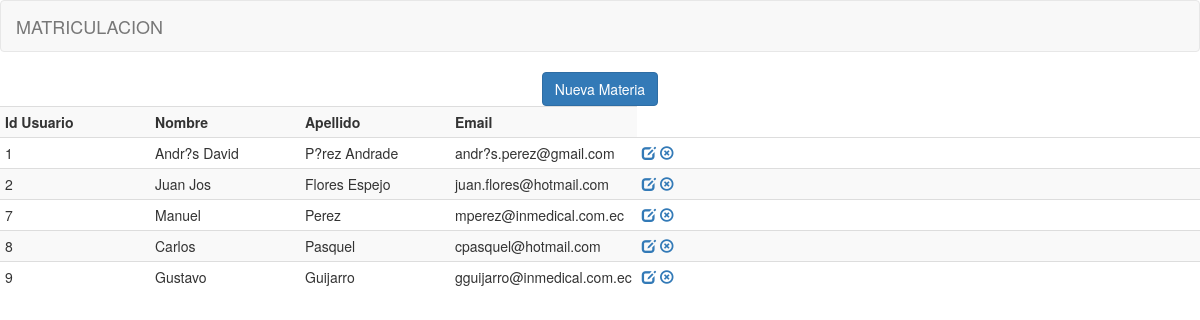
The app's page /pantallas/principal.php (signed in) with its own data.
### tables this page shows
CREATE TABLE IF NOT EXISTS `estudiante` (
`id_estudiante` int(11) NOT NULL,
  `nombres` varchar(50) NOT NULL,
  `apellidos` varchar(50) NOT NULL,
  `email` varchar(100) NOT NULL,
  `contrasena` varchar(256) NOT NULL
);

### pantallas/principal.php (the view, shortened to what this page needs)
<?php
  if (isset($_SESSION['ingreso']) && $_SESSION['ingreso']=='YES')
  {?>
    <!DOCTYPE html>
<html lang="en">
<head>
    <link rel="stylesheet" href="../Resources/css/bootstrap.min.css">
</head>
<body>
<nav class="navbar navbar-default">
        <div class="navbar-header">
            <a href="#" class="navbar-brand">MATRICULACION</a>
        </div>
        <div class="collapse navbar-collapse navbar-ex1-collapse">
            <ul class="nav navbar-nav navbar-right">
                <li><a href="javascript: void(0)" class="dropdown-toggle" data-toggle="dropdown"><?php echo $_SESSION['nombre']; ?></a>
                </li>
            </ul>
        </div>
    </nav>
   <section>
    <table border="0" align="center">
        <tr>
            <td width="100"><button id="nuevo-producto" class="btn btn-primary">Nueva Materia</button></td>
        </tr>
    </table>
    </section>
    <div class="registros" id="agrega-registros">
        <table class="table table-striped table-condensed table-hover">
            <tr>
                <th width="150">Id Usuario</th>
                <th width="150">Nombre</th>
                <th width="150">Apellido</th>
                <th width="150">Email</th>
            </tr>
            <?php
                    $registro = mysql_query("SELECT * FROM estudiante ORDER BY id_estudiante ASC");
                    while($registro2 = mysql_fetch_array($registro)){
                        echo '<tr>
                                <td>'.$registro2['id_estudiante'].'</td>
                                <td>'.$registro2['nombres'].'</td>
                                <td>'.$registro2['apellidos'].'</td>
                                <td>'.$registro2['email'].'</td>
                                <td><a href="javascript:edita_usuario('.$registro2['id_estudiante'].');" class="glyphicon glyphicon-edit"></a>
                                <a href="javascript:elimina_usuario('.$registro2['id_estudiante'].');" class="glyphicon glyphicon-remove-circle"></a></td>
                            </tr>';
                    }
            ?>
        </table>
    </div>
</body>
</html>
<?php
  }
  else
  {
    header("location: ./");
  }
 ?>

### records on screen
estudiante: id_estudiante "1", nombres "Andr?s David", apellidos "P?rez Andrade", email "andr?s.perez@gmail.com"
estudiante: id_estudiante "2", nombres "Juan Jos", apellidos "Flores Espejo", email "juan.flores@hotmail.com"
estudiante: id_estudiante "7", nombres "Manuel", apellidos "Perez", email "mperez@inmedical.com.ec"
estudiante: id_estudiante "8", nombres "Carlos", apellidos "Pasquel", email "cpasquel@hotmail.com"
estudiante: id_estudiante "9", nombres "Gustavo", apellidos "Guijarro", email "gguijarro@inmedical.com.ec"
